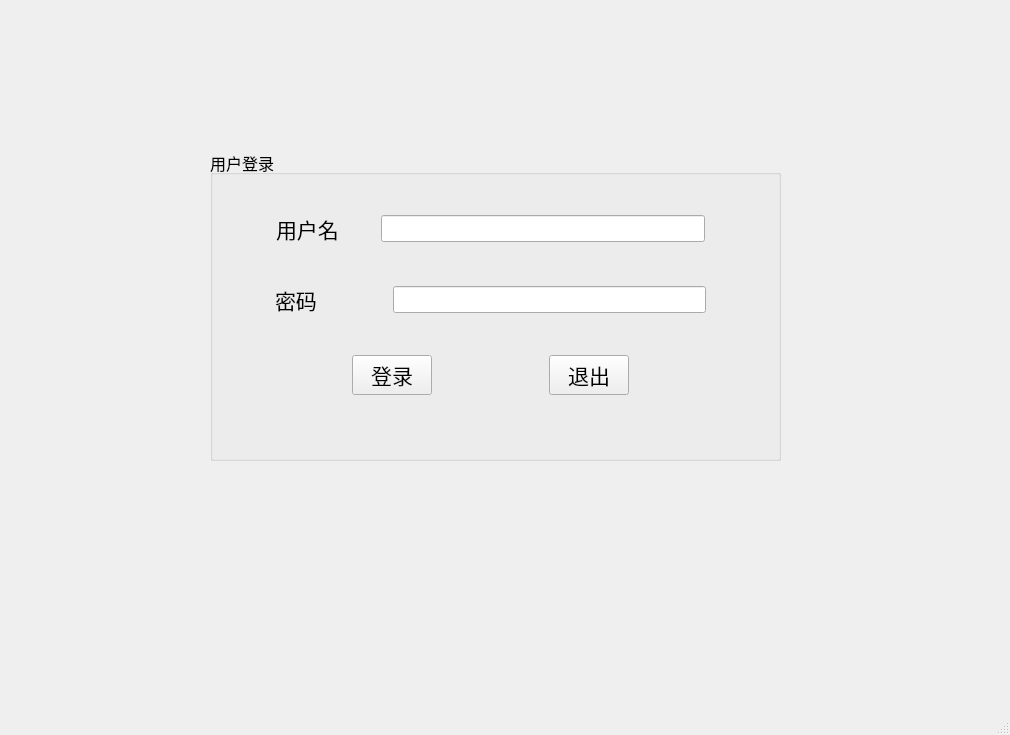
<?xml version="1.0" encoding="UTF-8"?>
<ui version="4.0">
 <class>LoginWindow</class>
 <widget class="QMainWindow" name="LoginWindow">
  <property name="geometry">
   <rect>
    <x>0</x>
    <y>0</y>
    <width>1010</width>
    <height>735</height>
   </rect>
  </property>
  <property name="windowTitle">
   <string>MainWindow</string>
  </property>
  <property name="styleSheet">
   <string notr="true"/>
  </property>
  <widget class="QWidget" name="centralwidget">
   <widget class="QGroupBox" name="groupBox">
    <property name="geometry">
     <rect>
      <x>210</x>
      <y>150</y>
      <width>571</width>
      <height>311</height>
     </rect>
    </property>
    <property name="sizePolicy">
     <sizepolicy hsizetype="Fixed" vsizetype="Fixed">
      <horstretch>0</horstretch>
      <verstretch>0</verstretch>
     </sizepolicy>
    </property>
    <property name="font">
     <font>
      <pointsize>12</pointsize>
     </font>
    </property>
    <property name="title">
     <string>用户登录</string>
    </property>
    <widget class="QWidget" name="layoutWidget">
     <property name="geometry">
      <rect>
       <x>30</x>
       <y>30</y>
       <width>501</width>
       <height>251</height>
      </rect>
     </property>
     <layout class="QVBoxLayout" name="verticalLayout">
      <item>
       <layout class="QHBoxLayout" name="usernameLayout" stretch="1,1,1,9,1">
        <item>
         <spacer name="horizontalSpacer_8">
          <property name="orientation">
           <enum>Qt::Horizontal</enum>
          </property>
          <property name="sizeHint" stdset="0">
           <size>
            <width>40</width>
            <height>20</height>
           </size>
          </property>
         </spacer>
        </item>
        <item>
         <widget class="QLabel" name="username">
          <property name="font">
           <font>
            <pointsize>16</pointsize>
           </font>
          </property>
          <property name="text">
           <string>用户名</string>
          </property>
         </widget>
        </item>
        <item>
         <spacer name="horizontalSpacer">
          <property name="orientation">
           <enum>Qt::Horizontal</enum>
          </property>
          <property name="sizeHint" stdset="0">
           <size>
            <width>40</width>
            <height>20</height>
           </size>
          </property>
         </spacer>
        </item>
        <item>
         <widget class="QLineEdit" name="usernameedit">
          <property name="styleSheet">
           <string notr="true"/>
          </property>
         </widget>
        </item>
        <item>
         <spacer name="horizontalSpacer_6">
          <property name="orientation">
           <enum>Qt::Horizontal</enum>
          </property>
          <property name="sizeHint" stdset="0">
           <size>
            <width>40</width>
            <height>20</height>
           </size>
          </property>
         </spacer>
        </item>
       </layout>
      </item>
      <item>
       <layout class="QHBoxLayout" name="passwordLayout" stretch="1,1,2,9,1">
        <item>
         <spacer name="horizontalSpacer_9">
          <property name="orientation">
           <enum>Qt::Horizontal</enum>
          </property>
          <property name="sizeHint" stdset="0">
           <size>
            <width>40</width>
            <height>20</height>
           </size>
          </property>
         </spacer>
        </item>
        <item>
         <widget class="QLabel" name="password">
          <property name="font">
           <font>
            <pointsize>16</pointsize>
           </font>
          </property>
          <property name="text">
           <string>密码</string>
          </property>
         </widget>
        </item>
        <item>
         <spacer name="horizontalSpacer_2">
          <property name="orientation">
           <enum>Qt::Horizontal</enum>
          </property>
          <property name="sizeHint" stdset="0">
           <size>
            <width>40</width>
            <height>20</height>
           </size>
          </property>
         </spacer>
        </item>
        <item>
         <widget class="QLineEdit" name="passwordedit">
          <property name="echoMode">
           <enum>QLineEdit::Password</enum>
          </property>
         </widget>
        </item>
        <item>
         <spacer name="horizontalSpacer_7">
          <property name="orientation">
           <enum>Qt::Horizontal</enum>
          </property>
          <property name="sizeHint" stdset="0">
           <size>
            <width>40</width>
            <height>20</height>
           </size>
          </property>
         </spacer>
        </item>
       </layout>
      </item>
      <item>
       <layout class="QHBoxLayout" name="loginbuttonnameLayout">
        <item>
         <spacer name="horizontalSpacer_4">
          <property name="orientation">
           <enum>Qt::Horizontal</enum>
          </property>
          <property name="sizeHint" stdset="0">
           <size>
            <width>40</width>
            <height>20</height>
           </size>
          </property>
         </spacer>
        </item>
        <item>
         <widget class="QPushButton" name="loginbutton">
          <property name="font">
           <font>
            <pointsize>16</pointsize>
           </font>
          </property>
          <property name="text">
           <string>登录</string>
          </property>
         </widget>
        </item>
        <item>
         <spacer name="horizontalSpacer_3">
          <property name="orientation">
           <enum>Qt::Horizontal</enum>
          </property>
          <property name="sizeHint" stdset="0">
           <size>
            <width>40</width>
            <height>20</height>
           </size>
          </property>
         </spacer>
        </item>
        <item>
         <widget class="QPushButton" name="quitbutton">
          <property name="font">
           <font>
            <pointsize>16</pointsize>
           </font>
          </property>
          <property name="text">
           <string>退出</string>
          </property>
         </widget>
        </item>
        <item>
         <spacer name="horizontalSpacer_5">
          <property name="orientation">
           <enum>Qt::Horizontal</enum>
          </property>
          <property name="sizeHint" stdset="0">
           <size>
            <width>40</width>
            <height>20</height>
           </size>
          </property>
         </spacer>
        </item>
       </layout>
      </item>
     </layout>
    </widget>
   </widget>
  </widget>
  <widget class="QMenuBar" name="menubar">
   <property name="geometry">
    <rect>
     <x>0</x>
     <y>0</y>
     <width>1010</width>
     <height>23</height>
    </rect>
   </property>
  </widget>
  <widget class="QStatusBar" name="statusbar"/>
 </widget>
 <resources/>
 <connections>
  <connection>
   <sender>quitbutton</sender>
   <signal>clicked()</signal>
   <receiver>LoginWindow</receiver>
   <slot>close()</slot>
   <hints>
    <hint type="sourcelabel">
     <x>603</x>
     <y>450</y>
    </hint>
    <hint type="destinationlabel">
     <x>636</x>
     <y>572</y>
    </hint>
   </hints>
  </connection>
 </connections>
</ui>
